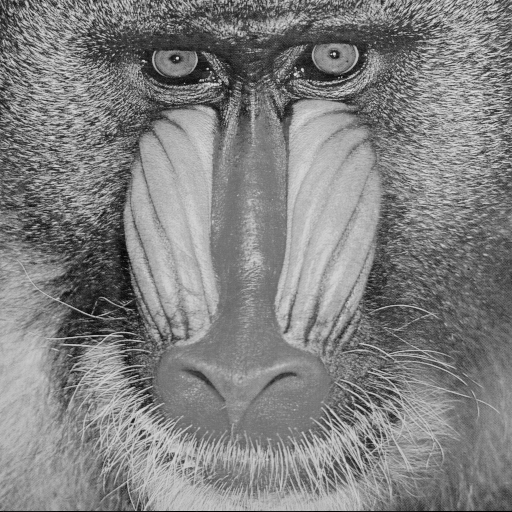
#> input picture Trabalho-0/img/baboon.png, 512 x 512 px, found by its file name; its folder holds only this picture in this run
$ python mosaico.py img/baboon.png 5
#> lines starting #> are read from the running program, lines starting #| are printed output that depends on the picture
import cv2 as cv
import numpy as np
import sys

imgname = sys.argv[1]
fracao = int(sys.argv[2])
imgpath = "img/" + imgname


try:
    img = cv.imread(imgpath)
#> img is the input picture: shape (512, 512, 3); min 0, max 230, mean 129.1
    newimg = img.copy()

    mosaico = []
    tam = int(len(img)/fracao)
#> tam = 102

    for y in range(fracao):
        for x in range(fracao):
            mosaico.append((img[y*tam:y*tam+tam , x*tam:x*tam+tam]).astype(np.uint8))
#> after the loop, mosaico = 25 items

    np.random.shuffle(mosaico)

    for y in range(fracao):
        for x in range(fracao):
            newimg[y*tam:y*tam+tam,x*tam:x*tam+tam] = mosaico[y*fracao+x]       # Mosaico
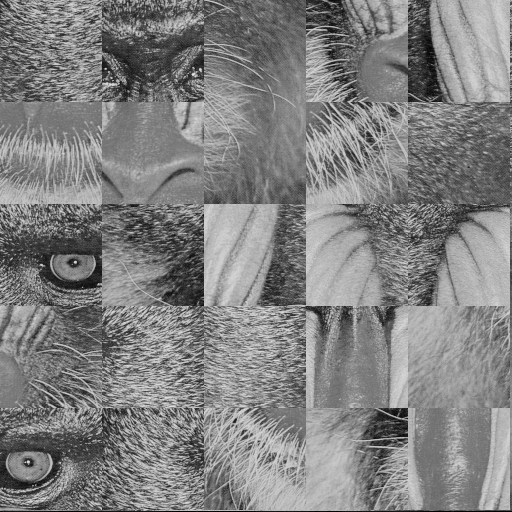
#> newimg: shape (512, 512, 3); min 0, max 230, mean 129.1

    respath = "resultados/mosaicos/mosaico-" + str(fracao) + "x" + str(fracao) + "-" + imgname
    cv.imwrite(respath,newimg)

    print("Resultado salvo em:",respath)

    cv.imshow("Original",img)
    cv.imshow("Mosaico "+str(fracao)+"x"+str(fracao),newimg)
    cv.waitKey(0)
    cv.destroyAllWindows()
except:
    print("Imagem " + imgpath + " não encontrada")

$ run again, on Trabalho-0/img/butterfly.png
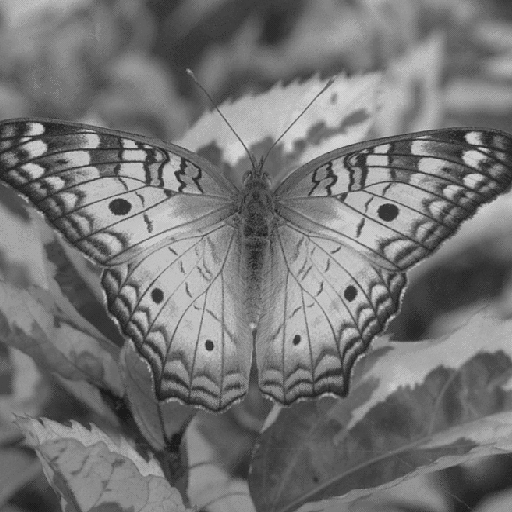
#> input picture Trabalho-0/img/butterfly.png, 512 x 512 px, found by its file name
#> img is the input picture: shape (512, 512, 3); min 27, max 212, mean 116.8
#> tam = 102
#> after the loop `for y in range(fracao):`: mosaico = 25 items
#> after the loop `for y in range(fracao):`:
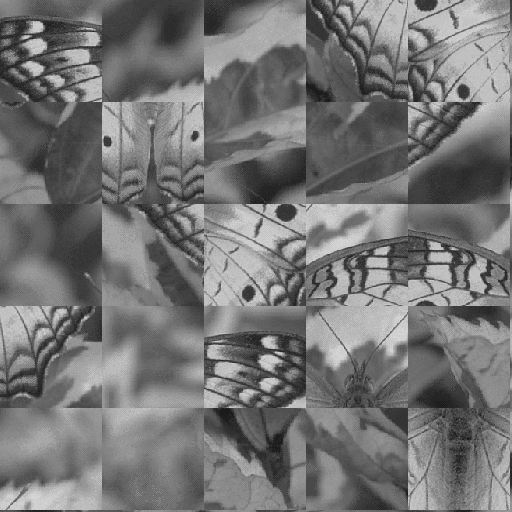
#> newimg: shape (512, 512, 3); min 27, max 212, mean 116.8

$ run again, on Trabalho-0/img/city.png
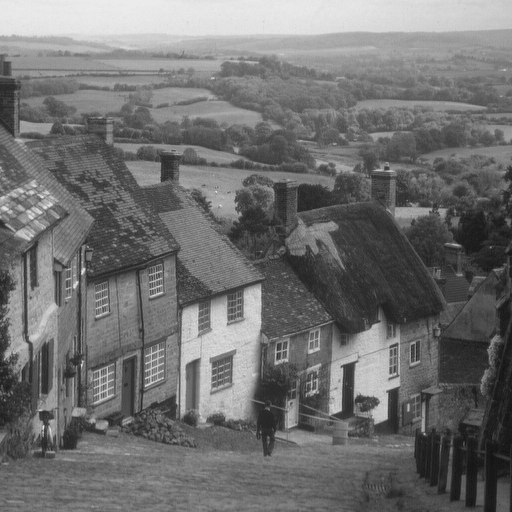
#> input picture Trabalho-0/img/city.png, 512 x 512 px, found by its file name
#> img is the input picture: shape (512, 512, 3); min 16, max 235, mean 112.2
#> tam = 102
#> after the loop `for y in range(fracao):`: mosaico = 25 items
#> after the loop `for y in range(fracao):`:
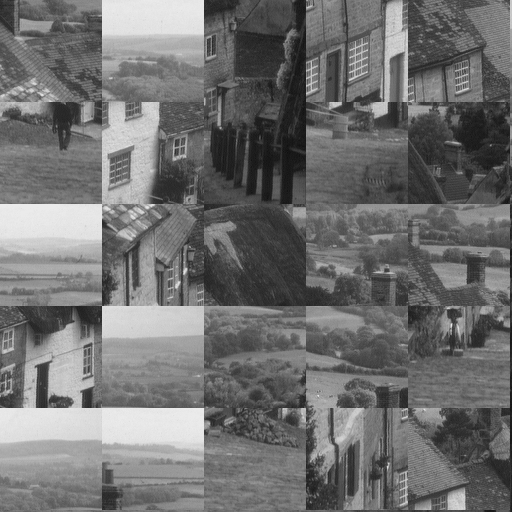
#> newimg: shape (512, 512, 3); min 16, max 235, mean 112.2
